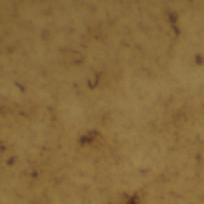
#> input picture tests/patch_0_435737.tif, 204 x 204 px
$ python -i SegHelper.py   (imports and definitions only)
#> lines starting #> are read from the running program, lines starting #| are printed output that depends on the picture
'''
Created on May 24, 2016

@author: Maryana Alegro
'''

import matplotlib.pyplot as plt
import numpy as np
from numpy import nonzero
from skimage import io
from skimage import color
from RectangleManager import RectangleManager
from skimage import img_as_float,img_as_ubyte
from skimage import transform as xform

class SegHelper(object):

    def __init__(self):
        self.fig, self.ax = plt.subplots()


    # [51 lines left out: functions getSamplesLAB, showImgGetSelection, not called in this run]

    @staticmethod
    def getRefHistogram(imgPath):
#> called with imgPath = '../../tests/patch_0_435737.tif'
        img_tmp = io.imread(imgPath)  # ref histogram
#> img_tmp is the input picture: shape (204, 204, 3); mean R, G, B 135.2, 105.8, 59.8
        img_tmp = xform.rescale(img_tmp, 0.25, channel_axis = -1)
#> img_tmp: shape (51, 51, 3) float64
        #img_tmp = img_as_ubyte(img_tmp)
        R = img_tmp[..., 0]
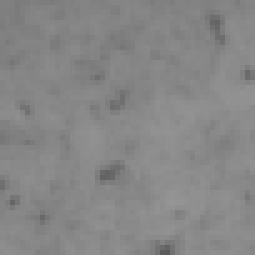
#> R: shape (51, 51) float64 (shown 5 times larger); min 0.355, max 0.588, mean 0.53
        G = img_tmp[..., 1]
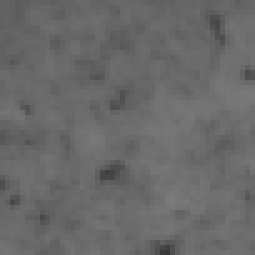
#> G: shape (51, 51) float64 (shown 5 times larger); min 0.217, max 0.489, mean 0.415
        B = img_tmp[..., 2]
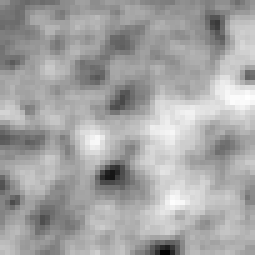
#> B: shape (51, 51) float64 (shown 5 times larger); min 0.145, max 0.283, mean 0.235; drawn with min black and max white
        hR, bins = np.histogram(R, bins=256, density=False)
#> hR = 256 values, max 63 at index 186, min 0 at index 1, mean 10.16; bins = 257 values from 0.355 to 0.588
        hG, bins = np.histogram(G, bins=256, density=False)
#> hG = 256 values, max 65 at index 188, min 0 at index 1, mean 10.16; bins = 257 values from 0.217 to 0.489
        hB, bins = np.histogram(B, bins=256, density=False)
#> hB = 256 values, max 48 at index 167, min 0 at index 2, mean 10.16; bins = 257 values from 0.145 to 0.283
        s = hR.shape
#> s = (256,)
        hist = np.concatenate((hR.reshape([s[0],1]), hG.reshape([s[0],1]), hB.reshape([s[0],1])), axis=1)
#> hist = 256 rows, first 8: [1, 1, 1], [0, 0, 1], [0, 0, 0], [0, 0, 0], [0, 0, 0], [0, 0, 0], [0, 0, 0], [1, 0, 0]
        return hist

>>> result = SegHelper().getRefHistogram('../../tests/patch_0_435737.tif')
#> result has the same summary as hist in getRefHistogram

$ run again, on tests/patch_test.tif
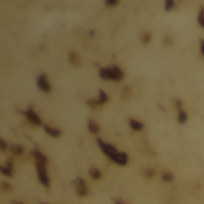
#> input picture tests/patch_test.tif, 204 x 204 px
#> in getRefHistogram, img_tmp is the input picture: shape (204, 204, 3); mean R, G, B 116, 99.3, 64.4
#> img_tmp: shape (51, 51, 3) float64
#> in getRefHistogram, `G = img_tmp[..., 1]`:
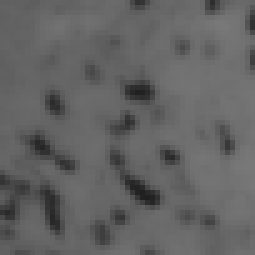
#> G: shape (51, 51) float64 (shown 5 times larger); min 0.127, max 0.474, mean 0.389
#> in getRefHistogram, `B = img_tmp[..., 2]`:
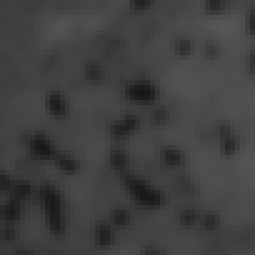
#> B: shape (51, 51) float64 (shown 5 times larger); min 0.0874, max 0.342, mean 0.253
#> in getRefHistogram, `hR, bins = np.histogram(R, bins=256, density=False)`: hR = 256 values, max 68 at index 204, min 0 at index 1, mean 10.16; bins = 257 values from 0.192 to 0.527
#> in getRefHistogram, `hG, bins = np.histogram(G, bins=256, density=False)`: hG = 256 values, max 59 at index 200, min 0 at index 3, mean 10.16; bins = 257 values from 0.127 to 0.474
#> in getRefHistogram, `hB, bins = np.histogram(B, bins=256, density=False)`: hB = 256 values, max 47 at index 172, min 0 at index 1, mean 10.16; bins = 257 values from 0.0874 to 0.342
#> hist = 256 rows, first 8: [1, 1, 1], [0, 1, 0], [0, 1, 0], [0, 0, 0], [0, 1, 0], [0, 1, 0], [0, 0, 1], [0, 2, 1]
#> result has the same summary as hist in getRefHistogram
